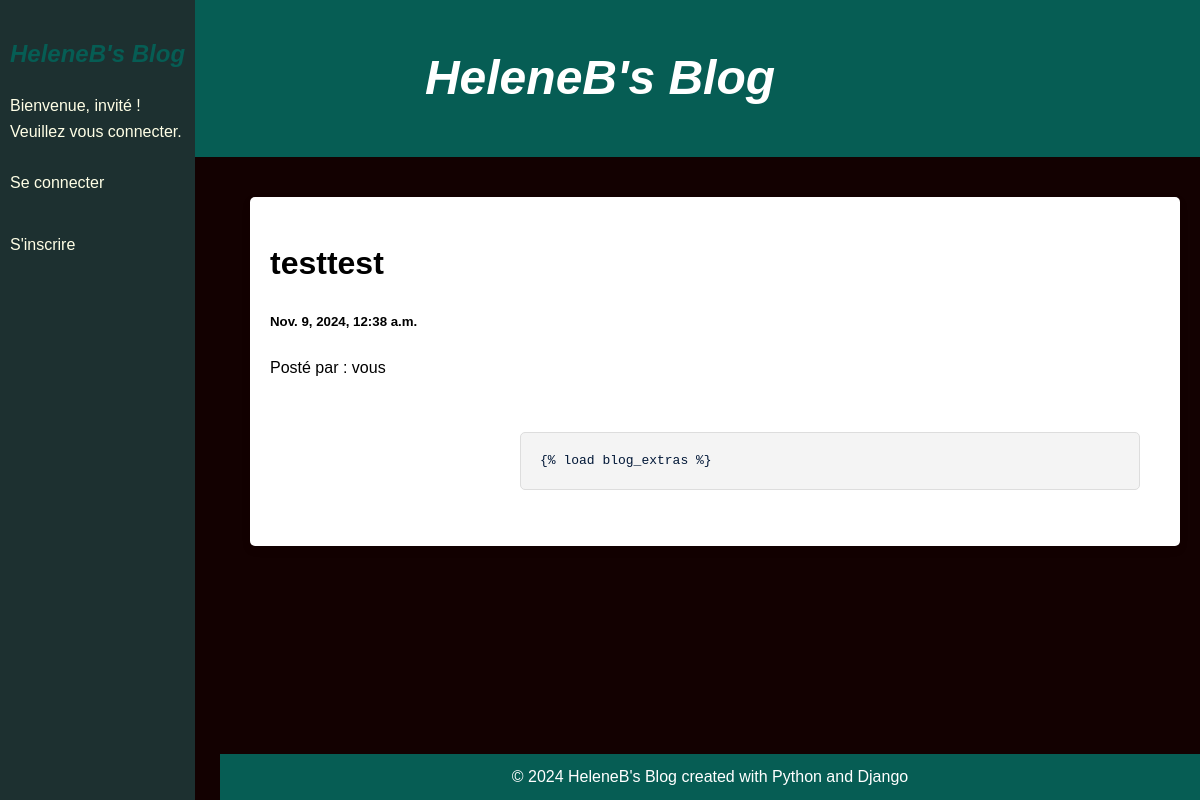
The page /post/8/ on the database its author committed.
### posts/models.py (models this page shows, shortened)
class Post(models.Model):
    title = models.CharField(max_length=100)
    content = models.TextField()
    photo= models.ForeignKey('Photo', on_delete=models.CASCADE, null=True, blank=True)
    created_at = models.DateTimeField(default=datetime.now, blank=True)
    contributors = models.ManyToManyField(settings.AUTH_USER_MODEL, through='PostContributor', related_name='contributions')

### posts/views.py (the view)
# urls.py: path('post/<str:pk>/', views.post, name='post'),
def post(request, pk): #permet de voir un post en particulier
     posts = Post.objects.get(id=pk)
     return render(request, 'posts.html', {'posts':posts})

### posts/templatetags/posts_extras.py (called while the page is built)
@register.simple_tag(takes_context=True)
def get_post_display(context, user):
    if user == context['user']:
        return 'vous'
    return user.username

### templates/posts.html (shortened to what this page needs)
{% extends 'base.html' %}
{% load posts_extras %}
{% block content %}
<div class="row">
  <div class="leftcolumn">
    <div class="card">
      <h1>{{ posts.title }}</h1>
      <h5>{{ posts.created_at }}</h5>
      <p>Posté par : {% get_post_display user=user %}</p>
      <div class="content">
        <pre><code>{{ posts.content }}</code></pre>
      </div>
    </div>
  </div>
</div>
{% endblock %}

### static/css/style.css (style rules this page uses)
* { box-sizing: border-box; }
body { font-family: "Arial", sans-serif; padding: 0; background: #130101; margin: 0; line-height: 1.6; }
.content { margin-left: 230px; padding: 20px; }
.card, .container { background-color: white; padding: 20px; margin-top: 20px; border-radius: 5px; box-shadow: 0 4px 8px rgba(0, 0, 0, 0.1); transition: transform 0.2s ease; margin-bottom: 7rem; }
pre { background-color: #f4f4f4; border: 1px solid #ddd; border-radius: 5px; padding: 15px; overflow-x: auto; font-family: "Courier New", Courier, monospace; }
code { color: rgb(1, 23, 55); background-color: #f4f4f4; padding: 2px 4px; border-radius: 3px; font-size: 1em; }

### rows shown on the page
Post: title "testtest", created_at "Nov. 9, 2024, 12:38 a.m.", content "{% load blog_extras %}"
